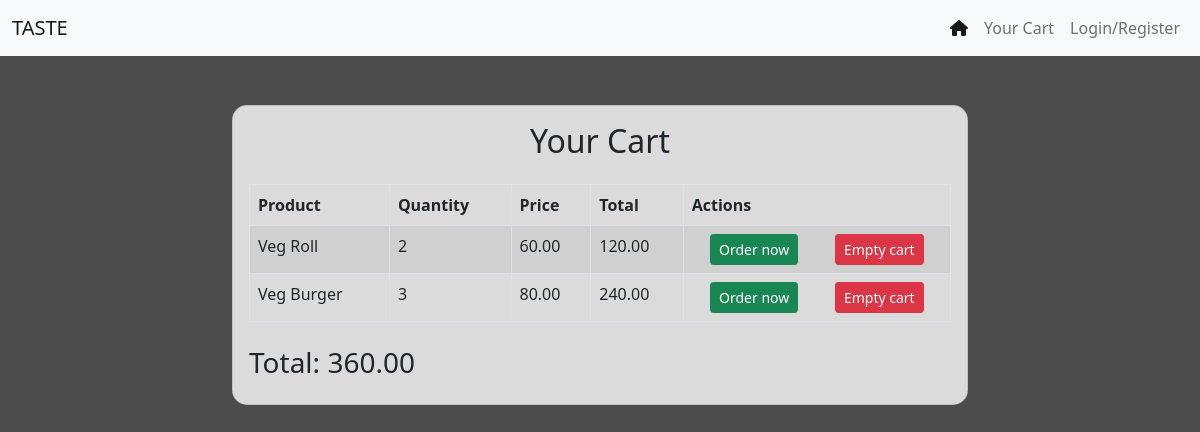
The page /app/cart/ (signed in) on the database its author committed.
### myapp/models.py (models this page shows, shortened)
class CartItem(models.Model):
    user = models.ForeignKey(settings.AUTH_USER_MODEL, on_delete=models.CASCADE)
    product = models.ForeignKey('Product', on_delete=models.CASCADE)
    quantity = models.PositiveIntegerField(default=1)
    @property
    def total_price(self):
        return self.quantity * self.product.price

class Product(models.Model):
    image = models.ImageField(upload_to='product/', blank=True, null=True)
    name = models.CharField(max_length=255)
    price = models.DecimalField(max_digits=10, decimal_places=2)

### myapp/views.py (the view)
# urls.py: path('cart/',view_cart, name='view_cart'),
def view_cart(request):
    cart_items = CartItem.objects.filter(user=request.user)
    total = sum(item.total_price for item in cart_items)
    return render(request, 'cart.html', {'cart_items': cart_items, 'total': total})

### myapp/templates/cart.html (shortened to what this page needs)
 {% include 'base.html' %}
 <body style="background-image: url('https://images.pexels.com/photos/70497/pexels-photo-70497.jpeg?auto=compress&cs=tinysrgb&w=1260&h=750&dpr=1'); background-repeat: no-repeat; background-size: cover;">
     <div class="c" style="min-height: 100vh; padding-top: 1px; background-color: rgba(0, 0, 0, 0.7);">
         <div class="container py-5">
             <div class="row justify-content-center">
                 <div class="col-12 col-md-10 col-lg-8">
                     <div class="card" style="background-color: rgba(255, 255, 255, 0.8); border-radius: 15px;">
                         <div class="card-body">
                             <h2 class="mb-4 text-center">Your Cart</h2>
                             <table class="table table-striped table-bordered">
                                 <thead>
                                     <tr>
                                         <th>Product</th>
                                         <th>Quantity</th>
                                         <th>Price</th>
                                         <th>Total</th>
                                         <th>Actions</th>
                                     </tr>
                                 </thead>
                                 <tbody>
                                     {% for item in cart_items %}
                                     <tr>
                                         <td>{{ item.product.name }}</td>
                                         <td>{{ item.quantity }}</td>
                                         <td>{{ item.product.price }}</td>
                                         <td>{{ item.total_price }}</td>
                                         <td>
                                             <div class="d-flex justify-content-around">
                                                 <form action="" method="post" class="d-inline">
                                                     <button type="submit" class="btn btn-success btn-sm">Order now</button>
                                                 </form>
                                                 <form action="{% url 'remove_from_cart' item.product.id %}" method="post" class="d-inline">
                                                     <button type="submit" class="btn btn-danger btn-sm">Empty cart</button>
                                                 </form>
                                             </div>
                                         </td>
                                     </tr>
                                     {% endfor %}
                                 </tbody>
                             </table>
                             <h3 class="text-right mt-4">Total: {{ total }}</h3>
                         </div>
                     </div>
                 </div>
             </div>
         </div>
     </div>
 </body>

### rows shown on the page
CartItem: product.name "Veg Roll", quantity "2", product.price "60.00", total_price "120.00"
CartItem: product.name "Veg Burger", quantity "3", product.price "80.00", total_price "240.00"

### other values the page prints
{{ total }} "360.00"
